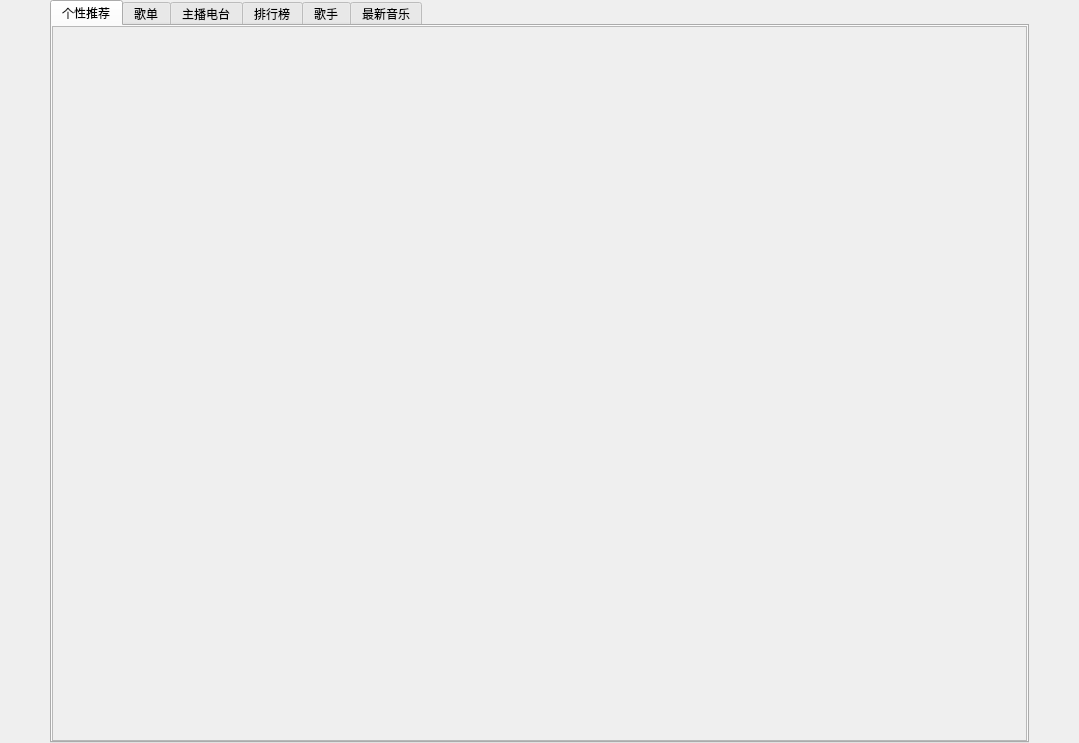
<?xml version="1.0" encoding="UTF-8"?>
<ui version="4.0">
 <class>Form</class>
 <widget class="QWidget" name="Form">
  <property name="geometry">
   <rect>
    <x>0</x>
    <y>0</y>
    <width>1079</width>
    <height>743</height>
   </rect>
  </property>
  <property name="windowTitle">
   <string>Form</string>
  </property>
  <layout class="QHBoxLayout" name="horizontalLayout">
   <property name="spacing">
    <number>0</number>
   </property>
   <property name="leftMargin">
    <number>0</number>
   </property>
   <property name="topMargin">
    <number>0</number>
   </property>
   <property name="rightMargin">
    <number>0</number>
   </property>
   <property name="bottomMargin">
    <number>0</number>
   </property>
   <item>
    <spacer name="horizontalSpacer">
     <property name="orientation">
      <enum>Qt::Horizontal</enum>
     </property>
     <property name="sizeType">
      <enum>QSizePolicy::Minimum</enum>
     </property>
     <property name="sizeHint" stdset="0">
      <size>
       <width>50</width>
       <height>20</height>
      </size>
     </property>
    </spacer>
   </item>
   <item>
    <widget class="QTabWidget" name="tabW_findMusic">
     <property name="minimumSize">
      <size>
       <width>200</width>
       <height>0</height>
      </size>
     </property>
     <property name="maximumSize">
      <size>
       <width>2000</width>
       <height>16777215</height>
      </size>
     </property>
     <property name="currentIndex">
      <number>0</number>
     </property>
     <widget class="QWidget" name="tab_personal_recom">
      <attribute name="title">
       <string>个性推荐</string>
      </attribute>
      <layout class="QVBoxLayout" name="tab1_vly_layout">
       <property name="spacing">
        <number>0</number>
       </property>
       <property name="leftMargin">
        <number>0</number>
       </property>
       <property name="topMargin">
        <number>0</number>
       </property>
       <property name="rightMargin">
        <number>0</number>
       </property>
       <property name="bottomMargin">
        <number>0</number>
       </property>
       <item>
        <widget class="QScrollArea" name="scrollArea_pers_recom">
         <property name="widgetResizable">
          <bool>true</bool>
         </property>
         <widget class="QWidget" name="area_pers_recom">
          <property name="geometry">
           <rect>
            <x>0</x>
            <y>0</y>
            <width>965</width>
            <height>713</height>
           </rect>
          </property>
          <layout class="QVBoxLayout" name="verticalLayout">
           <property name="spacing">
            <number>0</number>
           </property>
           <property name="leftMargin">
            <number>0</number>
           </property>
           <property name="topMargin">
            <number>0</number>
           </property>
           <property name="rightMargin">
            <number>0</number>
           </property>
           <property name="bottomMargin">
            <number>0</number>
           </property>
           <item>
            <layout class="QHBoxLayout" name="hly_banner">
             <property name="spacing">
              <number>0</number>
             </property>
             <property name="topMargin">
              <number>20</number>
             </property>
             <property name="bottomMargin">
              <number>20</number>
             </property>
            </layout>
           </item>
           <item>
            <layout class="QVBoxLayout" name="vly_content">
             <property name="spacing">
              <number>0</number>
             </property>
            </layout>
           </item>
          </layout>
         </widget>
        </widget>
       </item>
      </layout>
     </widget>
     <widget class="QWidget" name="tab_song_sheet">
      <attribute name="title">
       <string>歌单</string>
      </attribute>
     </widget>
     <widget class="QWidget" name="tab_anchor_station">
      <attribute name="title">
       <string>主播电台</string>
      </attribute>
     </widget>
     <widget class="QWidget" name="tab_rank">
      <attribute name="title">
       <string>排行榜</string>
      </attribute>
     </widget>
     <widget class="QWidget" name="tab_singer">
      <attribute name="title">
       <string>歌手</string>
      </attribute>
     </widget>
     <widget class="QWidget" name="tab_lastest_music">
      <attribute name="title">
       <string>最新音乐</string>
      </attribute>
     </widget>
    </widget>
   </item>
   <item>
    <spacer name="horizontalSpacer_2">
     <property name="orientation">
      <enum>Qt::Horizontal</enum>
     </property>
     <property name="sizeType">
      <enum>QSizePolicy::Minimum</enum>
     </property>
     <property name="sizeHint" stdset="0">
      <size>
       <width>50</width>
       <height>20</height>
      </size>
     </property>
    </spacer>
   </item>
  </layout>
 </widget>
 <resources/>
 <connections/>
</ui>
